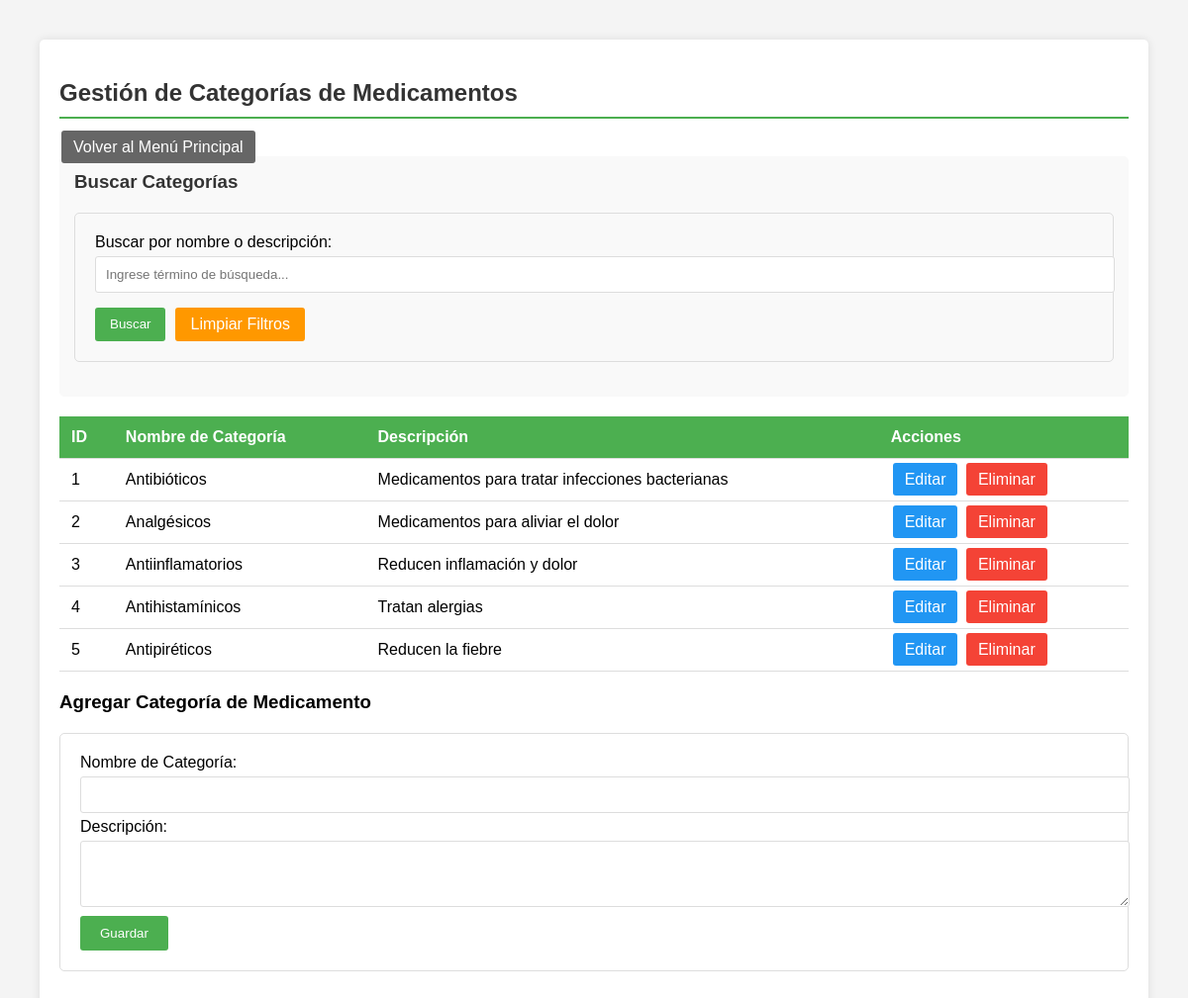
Page /WEB/FARMACIA/crud_categorias_medicamento.php (signed in) on the committed database.
### tables this page shows
CREATE TABLE `categoriamedicamento` (
  `id_categoria` int(11) NOT NULL,
  `nombre_categoria` varchar(50) DEFAULT NULL,
  `descripcion` text DEFAULT NULL
);

### WEB/FARMACIA/crud_categorias_medicamento.php (the view, shortened to what this page needs)
<?php
include 'config.php';
$busqueda = isset($_GET['buscar']) ? trim($_GET['buscar']) : '';
$sql = "SELECT * FROM CategoriaMedicamento WHERE 1=1";
$sql .= " ORDER BY id_categoria";
$result = $conn->query($sql);
$edit = null;
?>
<!DOCTYPE html>
<html>
<head>
</head>
<body>
<div class="container">
    <h2>Gestión de Categorías de Medicamentos</h2>
    <a href="index.php" class="btn btn-back">Volver al Menú Principal</a>
    <div class="search-form">
        <h3>Buscar Categorías</h3>
        <form method="get" action="">
            <label>Buscar por nombre o descripción:</label>
            <input type="text" name="buscar" value="<?= htmlspecialchars($busqueda) ?>" placeholder="Ingrese término de búsqueda...">
            <div class="search-buttons">
                <input type="submit" value="Buscar" class="btn-search">
                <a href="crud_categorias_medicamento.php" class="btn-clear">Limpiar Filtros</a>
            </div>
        </form>
    </div>
    <table>
        <tr>
            <th>ID</th>
            <th>Nombre de Categoría</th>
            <th>Descripción</th>
            <th>Acciones</th>
        </tr>
        <?php while($row = $result->fetch_assoc()): ?>
        <tr>
            <td><?= $row['id_categoria'] ?></td>
            <td><?= htmlspecialchars($row['nombre_categoria']) ?></td>
            <td><?= htmlspecialchars($row['descripcion']) ?></td>
            <td>
                <a href="?editar=<?= $row['id_categoria'] ?>" class="btn btn-edit">Editar</a>
                <a href="?eliminar=<?= $row['id_categoria'] ?>" class="btn btn-delete" onclick="return confirm('¿Estás seguro de eliminar esta categoría?')">Eliminar</a>
            </td>
        </tr>
        <?php endwhile; ?>
    </table>
    <h3><?= $edit ? 'Editar' : 'Agregar' ?> Categoría de Medicamento</h3>
    <form method="post">
        <label>Nombre de Categoría:</label>
        <input type="text" name="nombre_categoria" value="<?= htmlspecialchars($edit['nombre_categoria'] ?? '') ?>" required><br>
        <label>Descripción:</label>
        <textarea name="descripcion" rows="3" required><?= htmlspecialchars($edit['descripcion'] ?? '') ?></textarea><br>
        <input type="submit" value="<?= $edit ? 'Actualizar' : 'Guardar' ?>">
    </form>
</div>
</body>
</html>

### WEB/FARMACIA/crud_categorias_medicamento.php (style rules this page uses)
body { font-family: Arial, sans-serif; margin: 40px; background-color: #f4f4f4; }
.container { max-width: 1200px; margin: 0 auto; background-color: white; padding: 20px; border-radius: 5px; box-shadow: 0 0 10px rgba(0,0,0,0.1); }
h2 { color: #333; border-bottom: 2px solid #4CAF50; padding-bottom: 10px; }
table { width: 100%; border-collapse: collapse; margin: 20px 0; }
th, td { padding: 12px; text-align: left; border-bottom: 1px solid #ddd; }
th { background-color: #4CAF50; color: white; }
.btn { padding: 8px 12px; text-decoration: none; border-radius: 3px; margin: 2px; }
.btn-edit { background-color: #2196F3; color: white; }
.btn-delete { background-color: #f44336; color: white; }
.btn-back { background-color: #666; color: white; }
.btn-search { background-color: #4CAF50; color: white; }
.btn-clear { background-color: #ff9800; color: white; }
form { margin: 20px 0; padding: 20px; border: 1px solid #ddd; border-radius: 5px; }
input[type="text"], textarea { width: 100%; padding: 10px; margin: 5px 0; border: 1px solid #ddd; border-radius: 3px; }
input[type="submit"] { background-color: #4CAF50; color: white; padding: 10px 20px; border: none; border-radius: 3px; cursor: pointer; }
.search-form { background-color: #f9f9f9; padding: 15px; border-radius: 5px; margin-bottom: 20px; }
.search-form h3 { margin-top: 0; color: #333; }
.search-buttons { display: flex; gap: 10px; margin-top: 10px; }
.search-buttons input[type="submit"] { padding: 8px 15px; }
.search-buttons a { padding: 8px 15px; text-decoration: none; border-radius: 3px; }

### rows in the picture
categoriamedicamento: id_categoria "1", nombre_categoria "Antibióticos", descripcion "Medicamentos para tratar infecciones bacterianas"
categoriamedicamento: id_categoria "2", nombre_categoria "Analgésicos", descripcion "Medicamentos para aliviar el dolor"
categoriamedicamento: id_categoria "3", nombre_categoria "Antiinflamatorios", descripcion "Reducen inflamación y dolor"
categoriamedicamento: id_categoria "4", nombre_categoria "Antihistamínicos", descripcion "Tratan alergias"
categoriamedicamento: id_categoria "5", nombre_categoria "Antipiréticos", descripcion "Reducen la fiebre"
